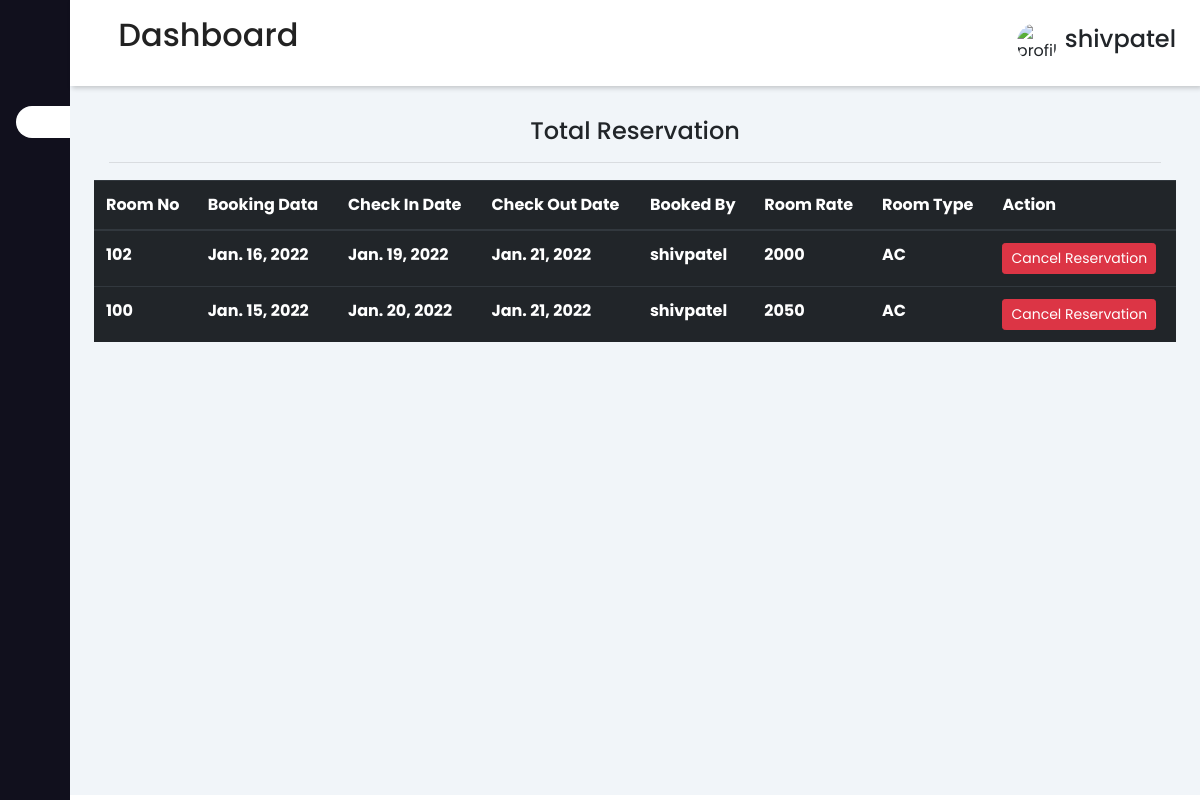
Screenshot of /view_reservation/ (signed in) with the database file from the repository.
### management/models.py (models this page shows, shortened)
class Reservations(models.Model):
    user=models.ForeignKey(User,on_delete=models.CASCADE)
    room=models.ForeignKey(Room,on_delete=models.CASCADE)
    booking_date=models.DateField(auto_now_add=True)
    check_in_date=models.DateField()
    check_out_date=models.DateField()
    no_of_people=models.IntegerField()

class Room(models.Model):
    class Type(models.TextChoices):
        AC="AC"
        Non_AC="Non AC"
    room_type=models.CharField(max_length=10,choices=Type.choices)
    room_no=models.IntegerField(unique=True)
    room_rate=models.IntegerField()
    no_of_bed=models.IntegerField(null=True)
    image=models.ImageField(upload_to='room_pic',blank=True)

### management/views.py (the view)
# urls.py: path("view_reservation/",views.view_reservation, name='view_reservation'),
def view_reservation(request):
    reservation=Reservations.objects.all().order_by("-booking_date")
    context={
        "reservation":reservation
    }
    return render(request,'view_reservation.html',context)

### management/templates/view_reservation.html (shortened to what this page needs)
{% extends 'base.html' %}
{% block body %}
<div class="container">
    <div class="text-center">
        <h4>Total Reservation</h4>
    </div>
    <hr>
    <div class="row">
        <div class="col-12 text-center">
          </div>
        <div class="table-responsive">
            <table class="table table-hover table-dark">
            <thead>
              <tr>
                <th scope="col">Room No</th>
                <th scope="col">Booking Data</th>
                <th scope="col">Check In Date</th>
                <th scope="col">Check Out Date</th>
                <th scope="col">Booked By</th>
                <th scope="col">Room Rate</th>
                <th scope="col">Room Type</th>
                <th scope="col">Action</th>
              </tr>
            </thead>
            <tbody>
                {%for i in reservation %}
              <tr>
                <th scope="row">{{i.room.room_no}}</th>
                <th scope="row">{{i.booking_date}}</th>
                <th scope="row">{{i.check_in_date}}</th>
                <th scope="row">{{i.check_out_date}}</th>
                <th scope="row">{{i.user.username}}</th>
                <th scope="row">{{i.room.room_rate}}</th>
                <th scope="row">{{i.room.room_type}}</th>
                <th scope="row"><a class="btn btn-danger btn-sm" href="{% url 'manager_cancel_reservation' i.id %}" onclick="return confirm('Are you sure want to cancel reservation?')">Cancel Reservation</a></th>
              </tr>
              {% endfor %}
            </tbody>
        </table>
    </div>
    </div>
</div>
{% endblock  %}

### management/templates/base.html (shortened to what this page needs)
<!doctype html>
<html lang="en">
  <head>
    <link rel="stylesheet" href="https://maxcdn.bootstrapcdn.com/bootstrap/4.0.0/css/bootstrap.min.css">
  </head>
  <body>
    <div class="sidebar">
        <div class="sidebar-brand">
          <h1>  <span>Hotel</span>
          </h1>
        </div>
        <div class="sidebar-menu">
          <ul class="na">
            <li>
              <a href="{% url 'index' %}" class="active">
              </a>
            </li>
          </ul>
        </div>
    </div>
    <div class="main-content">
      <header>
        <h2>
          <label for="nav-toggle">
            <span class="fas fa-bars"></span>
          </label>
          Dashboard
        </h2>
        {% if request.user.is_authenticated %}
        <div class="user-wrapper">
         <img src="https://bit.ly/3bvT89p" width="40px" height="40px" alt="profile-img">
         <div class="">
            <h4>{{request.user.username}}</h4>
         </div>
        </div>
        {% endif %}
      </header>
      <main>
        {% block body %}
        {% endblock %}
      </main>
    </div>
  </body>
</html>

### management/templates/base.html (style rules this page uses)
:root { --main-color: #11101d; --color-dark: #1D2231; --text-grey: #8390A2; }
* { padding: 0; margin: 0; box-sizing: border-box; list-style: none; text-decoration: none; font-family: 'Poppins' ,sans-serif; }
.sidebar { width: 345px; position: fixed; left: 0; top: 0; height: 100%; z-index: 100; background: var(--main-color); transition: width 300ms; }
.sidebar-brand { height: 90px; padding: 1rem 0rem 1rem 2rem; color: #fff; }
.sidebar-menu li { width: 100%; margin-bottom: 1.7rem; padding-left: 1rem; }
.sidebar-menu { margin-top: 1rem; }
.sidebar-menu a { padding-left: 1rem; display: block; color: #fff; font-size: 1.1rem; }
.sidebar-menu a.active { background: #fff; padding-top: 1rem; padding-bottom: 1rem; color: var(--main-color); border-radius: 30px 0px 0px 30px; }
.main-content { transition: margin-left 300ms; margin-left: 345px; }
header { background: #fff; display: flex; justify-content: space-between; padding: 1rem 1.5rem; box-shadow: 2px 2px 5px rgba(0, 0, 0, 0.2); position: fixed; left: 345px; top:0; z-index: 100; width: calc(100% - 345px); transition: left 300ms; }
header h2 { color: #222; }
header label span { font-size: 1.7rem; padding-right: 1rem; }
.user-wrapper { display: flex; align-items: center; }
.user-wrapper img { border-radius: 50%; margin-right: .5rem; }
main { margin-top: 85px; padding: 2rem 1.5rem; background: #f1f5f9; min-height: calc(100vh - 90px); }
table { border-collapse: collapse; }
thead tr { border-top: 1px solid #f0f0f0; border-bottom:2px solid #f0f0f0; }
.table-responsive { width: 100%; overflow-x: auto; }
@media only screen and (max-width: 1200px) { .sidebar { width: 70px ; } }
@media only screen and (max-width: 1200px) { .sidebar .sidebar-brand, .sidebar li { padding-left: 1rem; text-align: center; } }
@media only screen and (max-width: 1200px) { .main-content { margin-left: 70px; } }
@media only screen and (max-width: 1200px) { .main-content header { width: calc(100% - 70px); left:70px; } }

### rows the page displays
Reservations: room.room_no "102", booking_date "Jan. 16, 2022", check_in_date "Jan. 19, 2022", check_out_date "Jan. 21, 2022", user.username "shivpatel", room.room_rate "2000", room.room_type "AC"
Reservations: room.room_no "100", booking_date "Jan. 15, 2022", check_in_date "Jan. 20, 2022", check_out_date "Jan. 21, 2022", user.username "shivpatel", room.room_rate "2050", room.room_type "AC"

### other values shown
{{ request.user.username }} "shivpatel"
